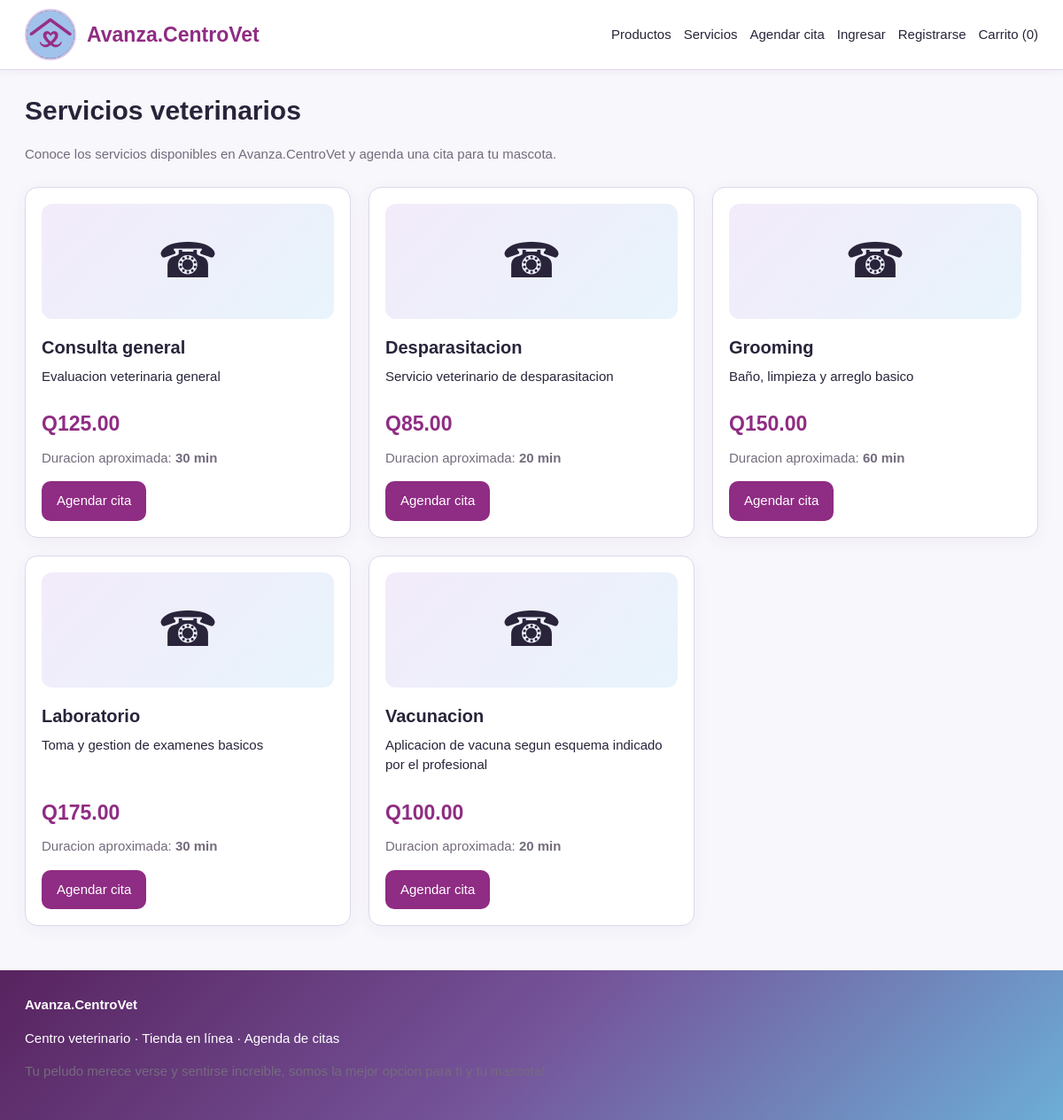
Page /servicios.php on the committed database.
### tables this page shows
CREATE TABLE `servicios` (
  `id` int NOT NULL,
  `nombre` varchar(120) NOT NULL,
  `descripcion` text,
  `precio` decimal(10,2) NOT NULL DEFAULT '0.00',
  `duracion_min` int NOT NULL DEFAULT '30',
  `estado` tinyint(1) DEFAULT '1'
);

### includes/funciones.php (called while the page is built, shortened)
<?php
function e($v){ return htmlspecialchars((string)$v,ENT_QUOTES,'UTF-8'); }

### servicios.php (the view, shortened to what this page needs)
<?php
require 'includes/header.php';
$servicios = $pdo->query("
    SELECT *
    FROM servicios
    WHERE estado = 1
    ORDER BY nombre ASC
")->fetchAll(PDO::FETCH_ASSOC);
?>
<h1>Servicios veterinarios</h1>
<p class="muted">
    Conoce los servicios disponibles en Avanza.CentroVet
    y agenda una cita para tu mascota.
</p>
<div class="servicios-grid">
    <?php foreach ($servicios as $servicio): ?>
        <article class="card servicio-card">
            <div class="servicio-icono">
                ☎
            </div>
            <h3 class="servicio-nombre">
                <?= e($servicio['nombre']) ?>
            </h3>
            <p class="servicio-descripcion">
                <?= e($servicio['descripcion'] ?? '') ?>
            </p>
            <div class="servicio-precio">
                Q<?= number_format(
                    (float)$servicio['precio'],
                    2
                ) ?>
            </div>
            <p class="servicio-duracion">
                Duracion aproximada:
                <strong>
                    <?= (int)$servicio['duracion_min'] ?> min
                </strong>
            </p>
            <a
                class="btn servicio-btn"
                href="citas.php?servicio=<?= (int)$servicio['id'] ?>"
            >
                Agendar cita
            </a>
        </article>
    <?php endforeach; ?>
</div>
<?php
require 'includes/footer.php';
?>

### assets/css/style.css (style rules this page uses)
:root { --p:#8f2c83; --p2:#6c1f68; --lila:#d9c5ef; --lila-claro:#f3ebfa; --celeste:#a7c8ef; --celeste-claro:#e8f4fc; --bg:#f8f7fc; --txt:#29243a; --mut:#746b7d; --danger:#c64060; --border:#ded7ea; --soft:#f1edf7; --white:#ffffff; }
* { box-sizing:border-box; }
html { scroll-behavior:smooth; }
body { margin:0; background:var(--bg); color:var(--txt); font:15px/1.5 Arial,sans-serif; }
h1, h2, h3 { line-height:1.2; color:var(--txt); }
h1 { margin-top:28px; }
a { color:inherit; }
.btn { display:inline-block; border:0; border-radius:10px; background:var(--p); color:#fff; padding:11px 17px; text-decoration:none; cursor:pointer; font:inherit; transition: background .2s ease, transform .2s ease, box-shadow .2s ease; }
.card { background:#fff; border:1px solid var(--border); border-radius:14px; padding:18px; box-shadow: 0 4px 18px rgba(80,50,100,.05); }
.servicios-grid { display:grid; grid-template-columns:repeat(3,minmax(0,1fr)); gap:20px; margin-top:25px; align-items:stretch; }
.servicio-card { display:flex; flex-direction:column; min-width:0; overflow:hidden; transition: transform .2s ease, box-shadow .2s ease; }
.servicio-icono { width:100%; height:130px; display:flex; align-items:center; justify-content:center; background: linear-gradient( 135deg, var(--lila-claro), var(--celeste-claro) ); border-radius:12px; font-size:55px; margin-bottom:15px; }
.servicio-nombre { font-size:20px; margin:5px 0 10px; }
.servicio-descripcion { font-size:15px; line-height:1.5; margin:0 0 15px; }
.servicio-precio { margin-top:auto; padding-top:10px; font-size:23px; font-weight:700; color:var(--p); }
.servicio-duracion { color:var(--mut); margin:10px 0 15px; }
.servicio-btn { align-self:flex-start; }
.muted { color:var(--mut); }

### rows in the picture
servicios: nombre "Consulta general", descripcion "Evaluacion veterinaria general", precio "125.00", duracion_min "30"
servicios: nombre "Desparasitacion", descripcion "Servicio veterinario de desparasitacion", precio "85.00", duracion_min "20"
servicios: nombre "Grooming", descripcion "Baño, limpieza y arreglo basico", precio "150.00", duracion_min "60"
servicios: nombre "Laboratorio", descripcion "Toma y gestion de examenes basicos", precio "175.00", duracion_min "30"
servicios: nombre "Vacunacion", descripcion "Aplicacion de vacuna segun esquema indicado por el profesional", precio "100.00", duracion_min "20"

### other values in the picture
carritoCount() "0"
